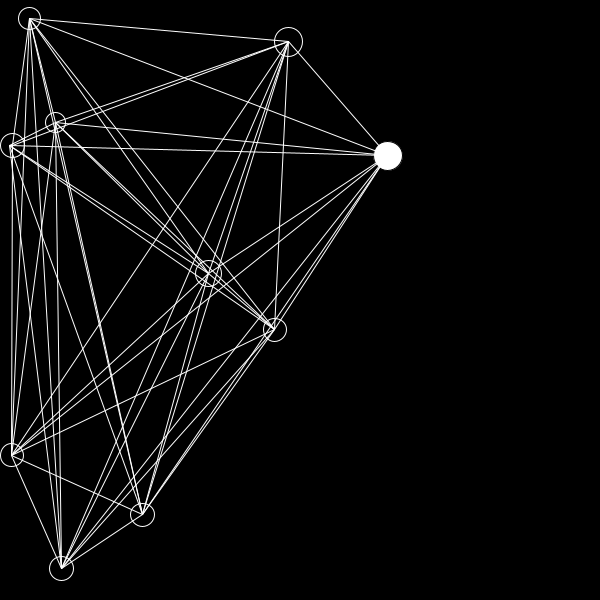
Frame 1 (no input)
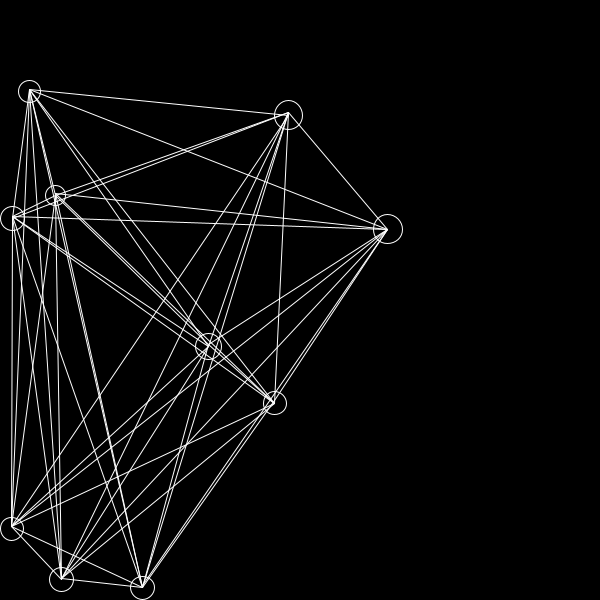
Frame 60 (the mouse pressed at the canvas centre just before this capture)
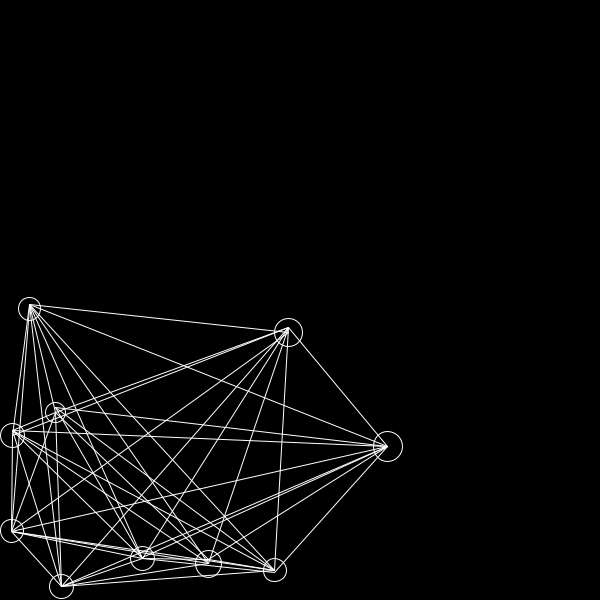
Frame 120 (the mouse held since frame 60 and released just before this capture)

The Processing sketch that drew these frames (run headless with seeded random() and noise(); from frame 60 on, the mouse is pressed at the canvas centre):

// Processing sketch: gravity_bounce
// ── gravity_bounce.pde
//Initiate an array of objects
Collider[] collide; 

//create some global constants

//the number of particles we will create
int particles = 10;

//some values that will drive the physics in our virtual space
float bounce = 0.005;
float gravity = 0.04;
float friction = -0.7;

void setup(){
  size(600,600);
  collide = new Collider[particles];
  
  for(int i = 0; i < particles; i++){
    collide[i] = new Collider(new PVector(random(width),random(height)),random(20,30),i, collide);
  }
}
void draw(){
 background(0);
 for(Collider c : collide){
   c.collide();
   c.move();
   c.drawit();
 }
}
//our object class - lets add some collisions
class Collider{
 
  
  PVector loc;
  
  PVector force = new PVector(0,0);
  
  float diameter;
  
  int id;
  Collider[] others;
  
  Collider(PVector locin, float di, int idi, Collider[] oi){
    
    loc = locin;
    diameter = di;
    
    id = idi;
    
    others = oi;
  }
  void collide(){
   
   for(int i = id + 1; i < particles; i++){
    
     PVector dxy1 = new PVector(loc.x, loc.y);
     PVector dxy2 = new PVector(others[i].loc.x, others[i].loc.y);
     
     PVector sub = PVector.sub(dxy2,dxy1);
     
     float distance = PVector.dist(dxy1,dxy2);
     float minDist = (others[i].diameter + diameter)/2;
     
     if(distance < minDist){
       
       float angle = atan2(sub.y,sub.x);
       
       float targetX = loc.x + cos(angle) * minDist;
       float targetY = loc.x + sin(angle) * minDist;
       
       float ax = (targetX - others[i].loc.x) * bounce;
       float ay = (targetY - others[i].loc.y) * bounce;
       
       force.x -= ax;
       force.y -= ay;
       
       others[i].force.x += ax;
       others[i].force.y += ay;
     } 
  } 
    
    
    
  }
  
    void drawit(){
    ellipse(loc.x,loc.y,diameter,diameter);
    //noStroke();
    noFill();
    stroke(255);
    for(int i = id + 1; i < particles; i++){
      line(loc.x,loc.y,others[i].loc.x,others[i].loc.y);
   }
  }
    
    void move(){
      force.y+=gravity;
      
      loc.x += force.x;
      loc.y += force.y;
      
      if(loc.x + diameter / 2 > width){
        loc.x = width - diameter/2;
        force.x *= friction;
        
    }else if(loc.x - diameter/2 < 0){
      loc.x = diameter/2;
      force.x *= friction;
    }
    
     if(loc.y + diameter / 2 > height){
        loc.y = height - diameter/2;
        force.y *= friction;
        
    }else if(loc.y - diameter/2 < 0){
      loc.y = diameter/2;
      force.y *= friction;
    }
}
}
